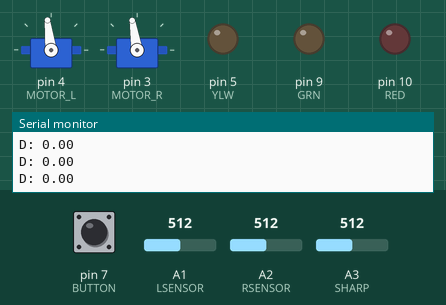
Recording of a sketch running on a simulated Arduino Uno, built for the host (arithmetic inside an expression is 32-bit, double 64-bit). Parts: 2 × servo, output pins drawn as LEDs (lit = HIGH), the last lines printed to the serial monitor. The test bench sets the inputs (shaded band); at power-on: A1 (LSENSOR) = 512, A2 (RSENSOR) = 512, pin 7 (BUTTON) HIGH, A3 (SHARP) = 512.

Above: at 1.2 s.
1.3 s: A1 (LSENSOR) set to 900
At 2.5 s:
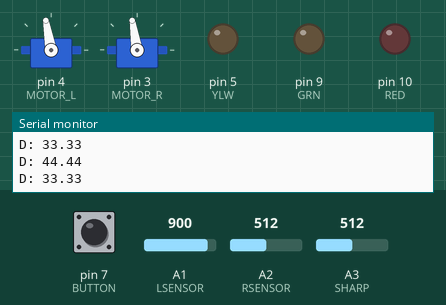
2.8 s: A2 (RSENSOR) set to 716
At 4.0 s:
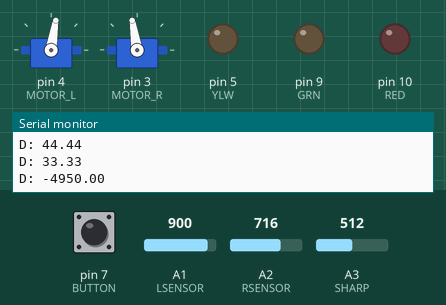
5.8 s: A1 (LSENSOR) set to 1010
At 7.0 s:
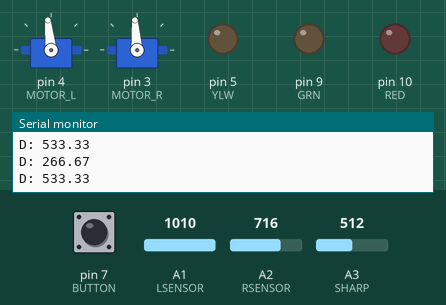
7.3 s: A2 (RSENSOR) set to 900
At 8.3 s:
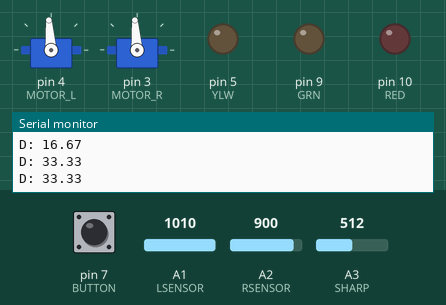
8.8 s: A2 (RSENSOR) set to 306
At 9.5 s:
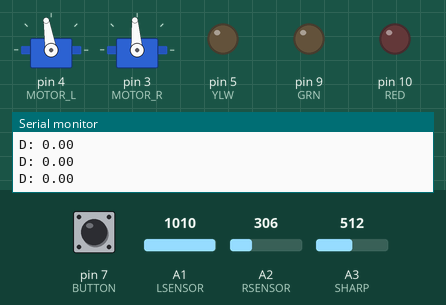
11.8 s: A2 (RSENSOR) set to 1010
At 15.6 s:
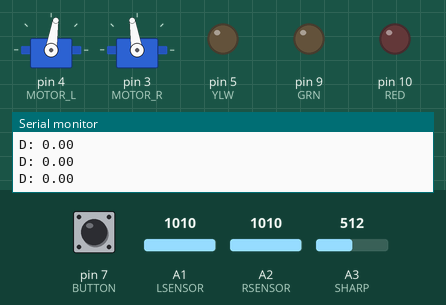
Timing chart, 0 to 15.8 s (numbered marks = the images above; inputs shaded):
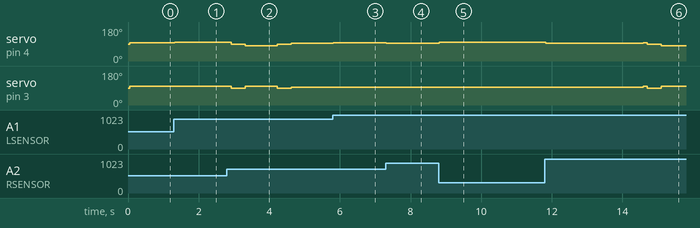

Measured:
- after the input at 1.3 s, servo on pin 4 (MOTOR_L): 97° → 100° at once
- after the input at 2.8 s, servo on pin 4 (MOTOR_L): 100° → 98° at once, → 90° 0.10 s later, → 81° 0.40 s later, → 90° 0.90 s later, … (5 changes in this stretch); servo on pin 3 (MOTOR_R): 99° → 90° after 0.12 s, → 99° 0.40 s later, → 90° 0.90 s later, → 94° 0.40 s later
- after the input at 5.8 s, servo on pin 4 (MOTOR_L): 95° → 96° at once
- after the input at 7.3 s, servo on pin 4 (MOTOR_L): 96° → 94° at once
- after the input at 8.8 s, servo on pin 4 (MOTOR_L): 94° → 99° at once
- after the input at 11.8 s, servo on pin 4 (MOTOR_L): 99° → 94° at once, → 97° 2.8 s later, → 90° 0.10 s later, → 81° 0.40 s later

The sketch:

Phase_1.ino
```cpp
/********************************************************
  M103Lab4LineSensorCheck (v1.4)

  Original by H. Fernando, 25/04/2021

  This code is to help calibrate the line sensor for your setup.
  Place the robot on the a white surface or black tape and run
  the program. Obtain the analog values for black tape and white
  surface using the readings provided in the serial monitor.
*********************************************************/

 #include <Servo.h>
 #include <algorithm>
 Servo leftWheel;
 Servo rightWheel;

// Pin Assignments
const int RED = 10;           //red LED Pin
const int GRN = 9;           //green LED Pin
const int YLW = 5;           //yellow LED Pin
const int BUTTON = 7;        //pushbutton Pin
int MOTOR_R = 3;
int MOTOR_L = 4;
int SHARP = A3;

const int LSENSOR = A1; // Left Sensor on Analog Pin 1
const int RSENSOR = A2; // Right Sensor on Analog Pin 2

//global variables
int lvalue = 0;  //left sensor value
int rvalue = 0;  //right sensor value
const int threshold = 1800;
const int stopPulse = 147;
const int delta = 9;
const float offset = 1.2;
int value = 0;
int mv_value = 0;
int turns = 0;
int tim;

//PID
float kp = 2.0;
float ki = 0.0;
float kd = 0.7;
float integral;
int last_error = 0;
int last_time = 0;
const int white_l = 750;
const int black_l = 2850;

// Set-up Routine
void setup() {

// Initialize led pins as outputs.
  pinMode(GRN, OUTPUT);
  pinMode(YLW, OUTPUT);
  pinMode(RED, OUTPUT);

// Initialize button pins as inputs
  pinMode(BUTTON, INPUT);
  pinMode(SHARP, INPUT);

// Initialize line following sensor pins as inputs
  pinMode(LSENSOR, INPUT);
  pinMode(RSENSOR, INPUT);

// Initialize motor control pins as servo pins
  leftWheel.attach(MOTOR_L);
  rightWheel.attach(MOTOR_R);


// Initialize serial and monitor
  Serial.begin(9600);
  runMotors(0,0);
  //digitalWrite(YLW, HIGH);
  //while(!Serial);  // wait for serial monitor to open (or reopen)
  //digitalWrite(YLW, LOW);
  //Serial.println(" "); /// line feed
  //Serial.println("Program ready.");
  do{
    delay(50);
  }while(digitalRead(BUTTON) == LOW);
}

// Main Routine
void loop(){

      lineDetect();

      float left_correct = map(update_pid(lvalue,rvalue), -300, 300, -(delta), delta);
      runMotors(delta-offset+left_correct,delta);

      while (distMeasure() > distTarget(17)){
        turns++;
        runMotors(0,0); // stops at distance
        delay(100);
        runMotors(-(delta-offset),-(delta));
        delay(500); // goes backwards for 500 ms
        runMotors(0,0);
        delay(100); // stops for 100 ms
        runMotors(-(delta),0);
        delay(2100); // left wheel reverse for 300 ms
        runMotors(0,0);
        delay(100);
        runMotors(-(delta-offset),-(delta));
        delay(400); // backwards for some period
        runMotors(0,delta);
        delay(1300);// right wheel forwards for 300 ms
        runMotors(0,0);
        delay(100);
        for(int i = 0; i<2000; i++){
          lineDetect();

          float left_correct = map(update_pid(lvalue,rvalue), -300, 300, -(delta), delta);
          runMotors(delta-offset/2+left_correct,delta/2);
          delay(1);
        }
         tim = millis();
      }

      if (lvalue>threshold&&rvalue>threshold&&turns<5){
        if (turns== 4)turns++;
        delay(100);
        runMotors(0,0);
        delay(400);
        runMotors(-delta,delta);
        //single turn
        delay(900);
        runMotors(0,0);
        delay(400);
        for(int i = 0; i<1000; i++){
          lineDetect();

          float left_correct = map(update_pid(lvalue,rvalue), -300, 300, -(delta), delta);
          runMotors(delta/2+left_correct,delta/2);
          delay(1);
        }
      }

      if (turns==5){
        lineDetect();

        float left_correct = map(update_pid(lvalue,rvalue), -300, 300, -(delta), delta);
        runMotors(delta-offset+left_correct,delta);


        if (millis()>tim+30000){
          runMotors(0,0);
          delay(1000000);
        }
      }

      delay(1);
}

//********** Functions (subroutines) ******************

// Turn on a single LED and turn others off
void turnOnLED(int COLOUR)
{
  digitalWrite(GRN, LOW);
  digitalWrite(YLW, LOW);
  digitalWrite(RED, LOW);
  digitalWrite(COLOUR, HIGH);
}

//normalize line following outputs
float normalize(int raw){
  float clamped = std::max( white_l, std::min(raw, black_l));
  return (clamped - white_l)/(black_l - white_l);
}

//calc err (thats short for calculate error chat)
float errorCalc(int left_raw, int right_raw){
  float left = normalize(left_raw);
  float right = normalize(right_raw);

  //if -, right sees more, turn left
  return (left - right)*100;
}

float update_pid(int left_raw, int right_raw){
  float error = errorCalc(left_raw, right_raw);
  //P is pretty simple, it corrects current error
  float p = kp * error;

  //I is the integral, which corrects for consistent drift
  integral += error * ((millis() - last_time)/1000);
  integral = max(min(integral, 100), -100); // apparently prevents windup?
  float i = ki * integral;

  //D is the derivative, which dampens oscillations and somehow predicts future error/curves?
  //I don't really get this one but if it works it works?
  float d = kd * (error - last_error)/((millis() - last_time)/1000.0);
  Serial.print("D: ");
  Serial.println(d);

  last_error = error;
  last_time = millis();
  return (p + i);
}

// run robot wheels
void runMotors(int deltaL, int deltaR)
{
  int pulseL = (stopPulse + deltaL)*10;    //length of pulse in microseconds
  int pulseR = (stopPulse + deltaR)*10;
  leftWheel.writeMicroseconds(pulseL);
  rightWheel.writeMicroseconds(pulseR);
}

//Toggle an LED on/off
void toggleLED(int colour){
  digitalWrite(GRN, LOW);
  digitalWrite(YLW, LOW);
  digitalWrite(RED, LOW);
  digitalWrite(colour, HIGH);
  delay(250);
  digitalWrite(colour, LOW);
  delay(250);
}

float distMeasure(){
  int sum = 0;
  for (int i = 0; i<20; i++){
    value = analogRead(SHARP);
    mv_value = map(value,0,1023,0,3300); //convert AtoD count to millivolts
    sum +=mv_value;
  }
 return sum/20;
}

float distTarget(int dist){
  return (-0.0171*dist*dist*dist + 2.9443*dist*dist - 164.14*dist + 3555.3);
}

void lineDetect(){
  //read the sensor value
  lvalue = analogRead(LSENSOR);
  rvalue = analogRead(RSENSOR);

  //map the values into millivolts (assuming 3000 mV reference voltage)
  lvalue = map(lvalue,0,1023,0,3000);
  rvalue = map(rvalue,0,1023,0,3000);
}
```
